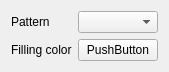
<?xml version="1.0" encoding="UTF-8"?>
<ui version="4.0">
 <class>SimpleFillSymbolWidget</class>
 <widget class="QWidget" name="SimpleFillSymbolWidget">
  <property name="geometry">
   <rect>
    <x>0</x>
    <y>0</y>
    <width>153</width>
    <height>69</height>
   </rect>
  </property>
  <property name="windowTitle">
   <string>Form</string>
  </property>
  <layout class="QVBoxLayout" name="verticalLayout">
   <item>
    <layout class="QGridLayout" name="gridLayout">
     <item row="0" column="1">
      <widget class="QComboBox" name="patternCbox"/>
     </item>
     <item row="0" column="0">
      <widget class="QLabel" name="label">
       <property name="text">
        <string>Pattern</string>
       </property>
      </widget>
     </item>
     <item row="1" column="0">
      <widget class="QLabel" name="label_2">
       <property name="text">
        <string>Filling color</string>
       </property>
      </widget>
     </item>
     <item row="1" column="1">
      <widget class="ColorPickerButtont" name="colorBtn">
       <property name="text">
        <string>PushButton</string>
       </property>
      </widget>
     </item>
    </layout>
   </item>
   <item>
    <spacer name="verticalSpacer">
     <property name="orientation">
      <enum>Qt::Vertical</enum>
     </property>
     <property name="sizeHint" stdset="0">
      <size>
       <width>20</width>
       <height>40</height>
      </size>
     </property>
    </spacer>
   </item>
  </layout>
 </widget>
 <customwidgets>
  <customwidget>
   <class>ColorPickerButtont</class>
   <extends>QPushButton</extends>
   <header>ColorPickerButtont.h</header>
  </customwidget>
 </customwidgets>
 <resources/>
 <connections/>
</ui>
